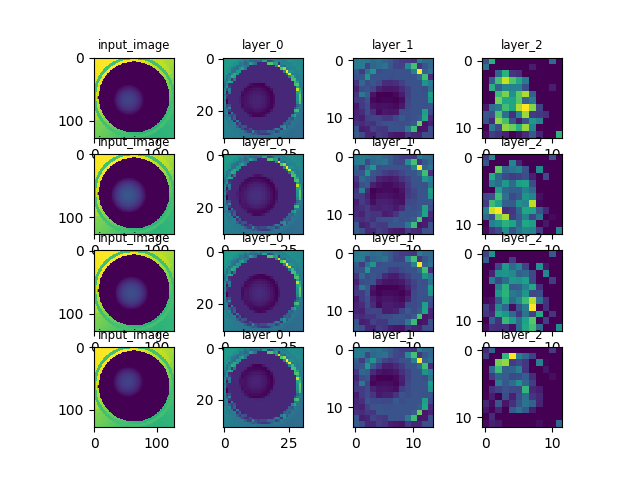
#> input picture tactile_gym_sim2real/spatial_attention/saved_images/border_128x128_noaug.png, 640 x 480 px
$ python -i image_transforms.py   (imports and definitions only)
#> lines starting #> are read from the running program, lines starting #| are printed output that depends on the picture
#> further down, picture is the input picture: shape (480, 640, 3); mean B, G, R 200.1, 186.9, 185.7
# -*- coding: utf-8 -*-

from __future__ import division, print_function, unicode_literals

import numpy as np
import scipy
import cv2
from skimage.util import random_noise
from scipy.ndimage import zoom
import json
from ipdb import set_trace
# Save the dictionaries
def save_json_obj(obj, name):
    with open(name + '.json', 'w') as fp:
        json.dump(obj, fp)

def load_json_obj(name):
    with open(name + '.json', 'r') as fp:
        return json.load(fp)

def print_sorted_dict(dict):
    for key in sorted(iter(dict.keys())):
        print('{}:{}'.format(key, dict[key]) )

# [34 lines left out: functions convert_image_uint8, find_nearest, pixel_diff_norm, load_video_frames, not called in this run]


def process_image(image, gray=True, bbox=None, dims=None, stdiz=False, normlz=False, rshift=None, rzoom=None, thresh=False, add_axis=False, brightlims=None, noise_var=None, circle_mask = True):
    ''' Process raw image (e.g., before applying to neural network).
    '''
#> called with gray = True, stdiz = False, normlz = False, thresh = False, add_axis = False, circle_mask = True
    if gray:
        # Convert to gray scale
        image = cv2.cvtColor(image, cv2.COLOR_BGR2GRAY)
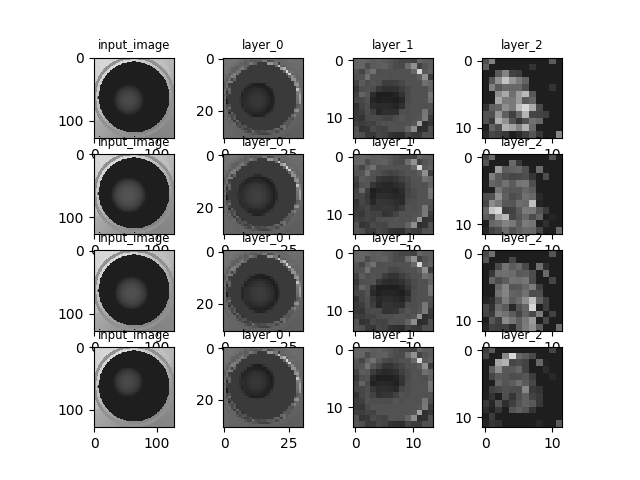
#> image: shape (480, 640); min 0, max 255, mean 188
        # Add channel axis
        image = image[..., np.newaxis]

    if bbox is not None:
        # Crop to specified bounding box
        x0, y0, x1, y1 = bbox
        image = image[y0:y1, x0:x1]

    if dims is not None:
        if isinstance(dims, list):
            dims=tuple(dims)

        # Resize to specified dims
        image = cv2.resize(image, dims, interpolation=cv2.INTER_AREA)

        # Add channel axis
        image = image[..., np.newaxis]

    if add_axis:
        # Add channel axis
        image = image[..., np.newaxis]

    if rshift is not None:
        # Apply random shift to image
        wrg, hrg = rshift
        image = random_shift_image(image, wrg, hrg)

    if rzoom is not None:
        # Apply random zoom to image
        image = random_zoom_image(image,rzoom)

    if thresh:
        # Use adaptive thresholding to create binary image
        image = threshold_image(image)
        image = image[..., np.newaxis]

    if brightlims is not None:
        # Add random brightness/contrast variation to the image
        image = random_image_brightness(image, brightlims)

    if noise_var is not None:
        # Add random noise to the image
        image = random_image_noise(image, noise_var)

    if stdiz:
        # Convert to float and standardise on a per frame basis
        # position of this is important
        image = per_image_standardisation(image.astype(np.float32))

    if normlz:
        # Convert to float and standardise on a per frame basis
        # position of this is important
        image = image.astype(np.float32) / 255.0

    if circle_mask:
        image = apply_circle_mask(image, 58)
        # set_trace()
    return image

# [17 lines left out: functions threshold_image, random_image_brightness, not called in this run]

def random_image_noise(image, noise_var):
    new_image = random_noise(image, var=noise_var)
    return new_image

# [85 lines left out: functions per_image_standardisation, random_shift_image, random_zoom_image, apply_affine_transform, transform_matrix_offset_center, not called in this run]


def apply_circle_mask(image, radius=70):
#> called with radius = 58
    hh, ww = image.shape[:2]
#> hh = 480; ww = 640
    hc = hh // 2
#> hc = 240
    wc = ww // 2
#> wc = 320

    mask = np.ones(shape=(hh, ww))
    mask = cv2.circle(
        mask,
        (wc, hc),
        radius, 0, -1
    )

    image[mask == 1] = 0
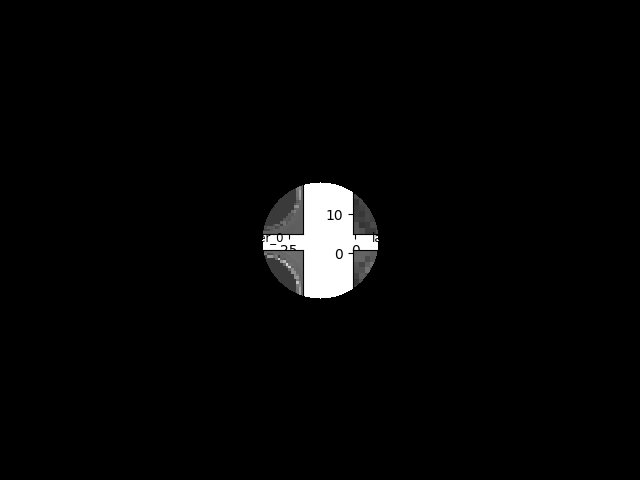
#> image: shape (480, 640, 1); min 0, max 255, mean 6.2
    return image

>>> import cv2
>>> picture = cv2.imread('spatial_attention/saved_images/border_128x128_noaug.png')
>>> result = process_image(picture)
